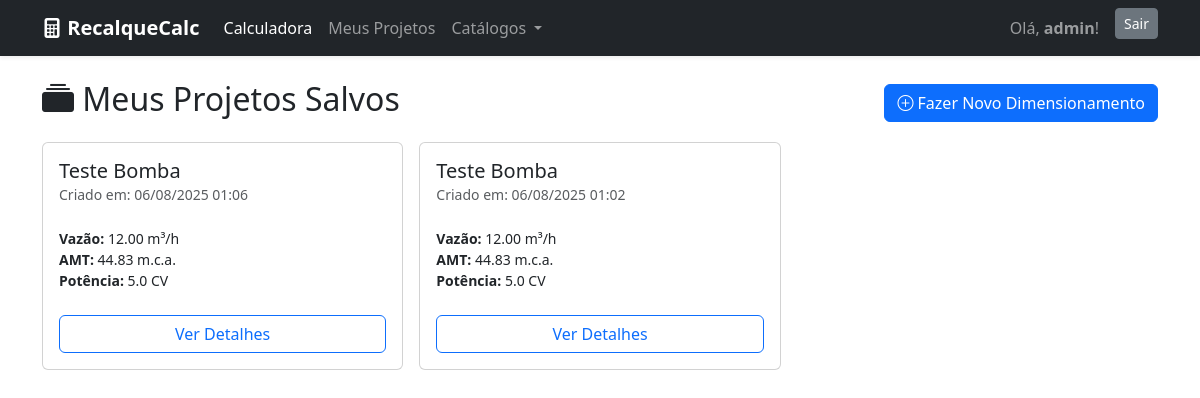
The app's page /meus-projetos/ (signed in) with its own data.
### calculator/models.py (models this page shows, shortened)
class Projeto(models.Model):
    user = models.ForeignKey(User, on_delete=models.CASCADE)
    material = models.ForeignKey(Material, on_delete=models.SET_NULL, null=True)
    nome_do_projeto = models.CharField(max_length=200)
    data_criacao = models.DateTimeField(auto_now_add=True)
    consumo_diario_litros = models.FloatField()
    horas_funcionamento = models.FloatField()
    rendimento_bomba = models.FloatField()
    tipo_succao = models.CharField(max_length=10)
    altura_geo_suc_m = models.FloatField()
    comp_real_suc_m = models.FloatField()
    altura_geo_rec_m = models.FloatField()
    comp_real_rec_m = models.FloatField()
    pecas_suc = models.JSONField(default=dict)
    pecas_rec = models.JSONField(default=dict)
    q_m3_h = models.FloatField()
    dr_nominal = models.CharField(max_length=50)
    ds_nominal = models.CharField(max_length=50)
    h_man_total_m = models.FloatField()
    potencia_comercial_cv = models.FloatField()
    class Meta:
        ordering = ['-data_criacao'] # Projetos mais recentes primeiro

### calculator/views.py (the view)
# urls.py: path('meus-projetos/', views.ProjectListView.as_view(), name='project_list'),
class ProjectListView(LoginRequiredMixin, ListView):
    model = Projeto
    template_name = 'calculator/project_list.html'
    context_object_name = 'projetos'
    def get_queryset(self):
        return Projeto.objects.filter(user=self.request.user).order_by('-data_criacao')

### calculator/templates/calculator/project_list.html (shortened to what this page needs)
{% extends "calculator/base.html" %}
{% block content %}
<div class="d-flex justify-content-between align-items-center mb-3">
    <h2><i class="bi bi-collection-fill"></i> Meus Projetos Salvos</h2>
    <a href="{% url 'calculadora' %}" class="btn btn-primary">
        <i class="bi bi-plus-circle"></i> Fazer Novo Dimensionamento
    </a>
</div>
{% if projetos %}
    <div class="row g-3">
        {% for projeto in projetos %}
        <div class="col-md-6 col-lg-4">
            <div class="card h-100">
                <div class="card-body d-flex flex-column">
                    <h5 class="card-title">{{ projeto.nome_do_projeto }}</h5>
                    <h6 class="card-subtitle mb-2 text-muted small">
                        Criado em: {{ projeto.data_criacao|date:"d/m/Y H:i" }}
                    </h6>
                    <ul class="list-unstyled mt-3 small flex-grow-1">
                        <li><strong>Vazão:</strong> {{ projeto.q_m3_h|floatformat:2 }} m³/h</li>
                        <li><strong>AMT:</strong> {{ projeto.h_man_total_m|floatformat:2 }} m.c.a.</li>
                        <li><strong>Potência:</strong> {{ projeto.potencia_comercial_cv }} CV</li>
                    </ul>
                    <a href="{% url 'project_detail' projeto.pk %}" class="btn btn-outline-primary mt-2">Ver Detalhes</a>
                </div>
            </div>
        </div>
        {% endfor %}
    </div>
{% endif %}
{% endblock %}

### calculator/templates/calculator/partials/navbar.html (shortened to what this page needs)
<nav class="navbar navbar-expand-lg navbar-dark bg-dark shadow-sm">
    <div class="container">
        <a class="navbar-brand" href="{% url 'calculadora' %}">
            <i class="bi bi-calculator-fill"></i>
            <strong>RecalqueCalc</strong>
        </a>
        <div class="collapse navbar-collapse" id="navbarNav">
            <ul class="navbar-nav me-auto mb-2 mb-lg-0">
                <li class="nav-item">
                    <a class="nav-link active" aria-current="page" href="{% url 'calculadora' %}">Calculadora</a>
                </li>
                    {% if user.is_authenticated %}
                <li class="nav-item">
                    <a class="nav-link" href="{% url 'project_list' %}">Meus Projetos</a>
                </li>
                {% endif %}
                <li class="nav-item dropdown">
                    <a class="nav-link dropdown-toggle" href="#" id="navbarDropdown" role="button" data-bs-toggle="dropdown" aria-expanded="false">
                        Catálogos
                    </a>
                </li>
            </ul>
            <div class="d-flex">
                {% if user.is_authenticated %}
                    <span class="navbar-text me-3">
                        Olá, <strong>{{ user.username }}</strong>!
                    </span>
                    <form action="{% url 'logout' %}" method="post" class="d-inline">
                        <button type="submit" class="btn btn-secondary btn-sm">Sair</button>
                    </form>
                {% else %}
                    <a href="{% url 'login' %}" class="btn btn-primary btn-sm">Login</a>
                {% endif %}
            </div>
        </div>
    </div>
</nav>

### records on screen
Projeto: nome_do_projeto "Teste Bomba", data_criacao "06/08/2025 01:06", q_m3_h "12.00", h_man_total_m "44.83", potencia_comercial_cv "5.0"
Projeto: nome_do_projeto "Teste Bomba", data_criacao "06/08/2025 01:02", q_m3_h "12.00", h_man_total_m "44.83", potencia_comercial_cv "5.0"

### other values on screen
{{ user.username }} "admin"
